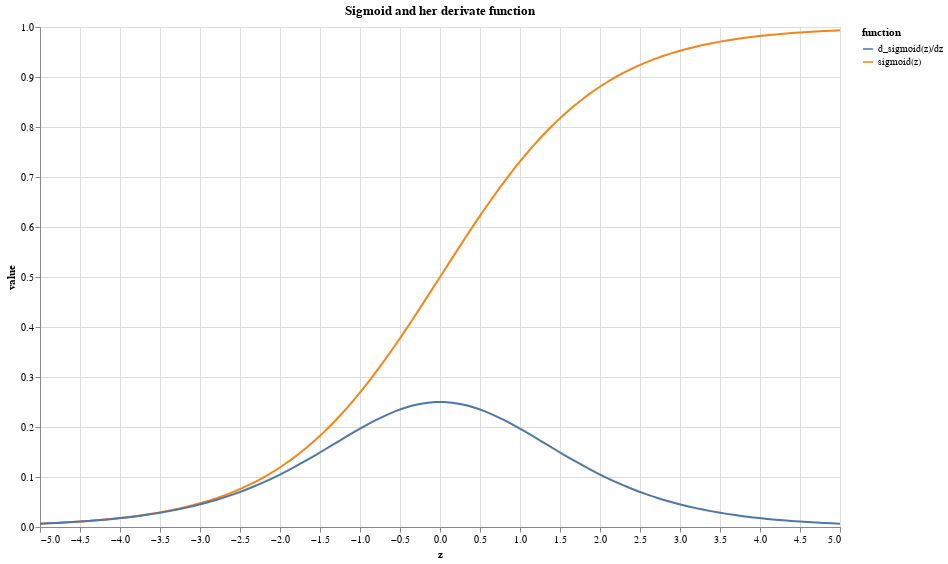

The cell this chart's notebook holds for it:
### Code cell
alt.Chart(sigmoid_dz_df).mark_line().encode(
    x="z:Q",
    y="value:Q",
    color="function:N"
).properties(
    title="Sigmoid and her derivate function",
    width=800,
    height=500
)

### Figure 1 — Vega-Lite specification as saved in the notebook (floating-point values rounded to 4 significant figures; data arrays with more than 128 entries replaced by an {"elided": "..."} marker saying what was removed)
{"$schema": "https://vega.github.io/schema/vega-lite/v3.4.0.json", "config": {"background": "white", "mark": {"tooltip": null}, "view": {"height": 300, "width": 400}}, "data": {"name": "data-74d19d1b308958684d31ff006b7d4240"}, "datasets": {"data-74d19d1b308958684d31ff006b7d4240": {"elided": "200 records"}}, "encoding": {"color": {"field": "function", "type": "nominal"}, "x": {"field": "z", "type": "quantitative"}, "y": {"field": "value", "type": "quantitative"}}, "height": 500, "mark": "line", "title": "Sigmoid and her derivate function", "width": 800}
